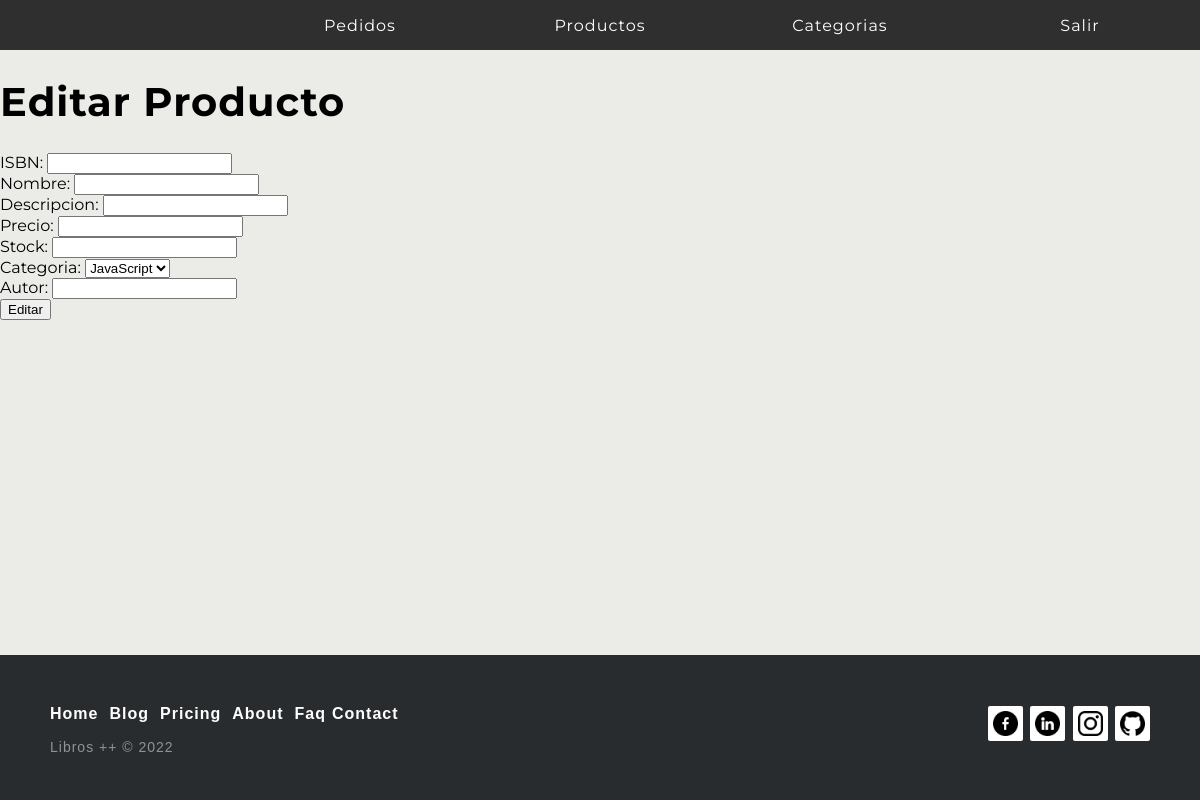
/index.php?controller=Producto&action=editar&isbn=3 (signed in), run on an earlier commit of the app's database.
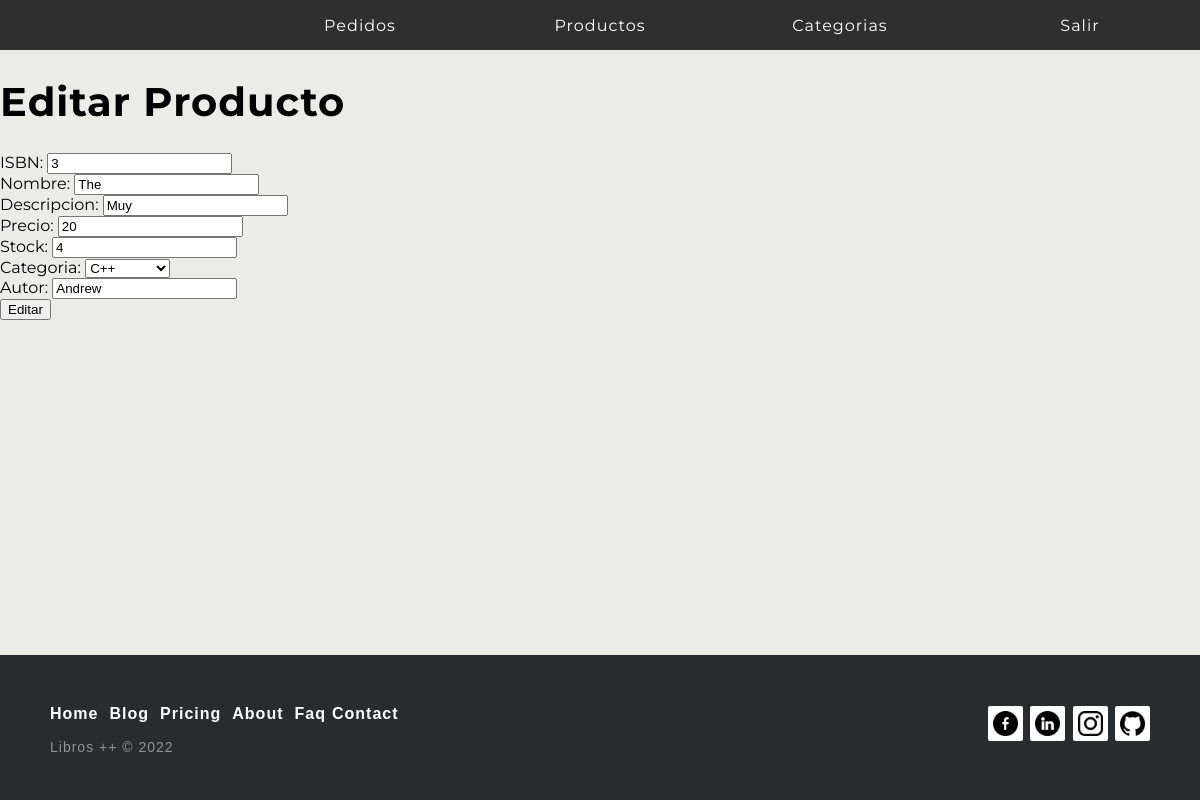
And on a later commit of the database.
### tables this page shows
CREATE TABLE `producto` (
  `ISBN` int(11) NOT NULL,
  `nombre` varchar(30) NOT NULL,
  `descripcion` text NOT NULL,
  `imagen` varchar(50) NOT NULL,
  `precio` float(6,2) NOT NULL,
  `stock` int(11) NOT NULL,
  `categoria` int(11) NOT NULL,
  `autor` varchar(30) NOT NULL,
  `destacado` tinyint(1) NOT NULL DEFAULT 0,
  `estado` tinyint(4) NOT NULL DEFAULT 0
);

### models/database.php (called while the page is built, shortened)
<?php
class Database{
    public function __construct(){
        $servername = "localhost";
        $dbname= "tiendaonline";
        $username = "root";
        $password = "";
		$this->db = new PDO("mysql:host=$servername;dbname=$dbname",$username, $password);
    }
}

### models/producto.php (called while the page is built, shortened)
<?php
    require_once("database.php");
    class Producto extends Database{
        private $isbn;
        public function setIsbn($isbn)
        {
            $this->isbn = $isbn;
        }
        public function listadoProducto(){
            $sql ="SELECT producto.*, AVG(valoraciones.valoracion) AS media, COUNT(valoraciones.ISBN) AS cuenta ,valoraciones.comentario, valoraciones.correoCliente,valoraciones.valoracion FROM `producto` INNER JOIN `valoraciones` ON producto.ISBN = valoraciones.ISBN WHERE producto.ISBN = '".$this->isbn."'";
            $rows = $this->db->query($sql);
            return $rows->fetchAll(PDO::FETCH_CLASS);
        }
}
?>

### models/categoria.php (called while the page is built, shortened)
<?php
    require_once("database.php");
    class Categoria extends Database{
        public function mostrarCategorias(){
            $sql = "SELECT * FROM categoria";
            $rows = $this->db->query($sql);
            return  $rows;
        }
}

### views/producto/editar.php (the view)
<h1>Editar Producto</h1>
<form action="index.php?controller=Producto&action=editar" method="post">
    ISBN:
    <input type="number" name = "isbn" value=<?php echo $lista[0]->ISBN; ?>><br>
    Nombre:
    <input type="text" name = "nombre" value=<?php echo $lista[0]->nombre; ?>><br>
    Descripcion:
    <input type="text" name = "descripcion" value=<?php echo $lista[0]->descripcion; ?>><br>
    Precio:
    <input type="number" name = "precio" value=<?php echo $lista[0]->precio; ?>><br>
    Stock:
    <input type="number" name = "stock" value=<?php echo $lista[0]->stock; ?>><br>
    Categoria:
    <select name="categoria" id="categoria">
    <?php
    foreach($listaCategorias as $clave => $valor){
        if($valor['idCategoria'] == $lista[0]->categoria){
            echo "<option value='".$valor['idCategoria']."' selected>".$valor['nombre']."</option>";
        }else{
            echo "<option value='".$valor['idCategoria']."'>".$valor['nombre']."</option>";
        }
    }
    ?>
    </select>
    <br>
    Autor:
    <input type="text" name = "autor" value=<?php echo $lista[0]->autor; ?>><br>
    <input type = "submit" value="Editar">
</form>

What changed in the data, as far as the page shows it:
now on this page (row edited): producto: isbn "3", precio "20", stock "4"
Also different on the page:
form field nombre: (not shown) → "The"
form field descripcion: (not shown) → "Muy"
form field categoria: "JavaScript" → "C++"
form field autor: (not shown) → "Andrew"
